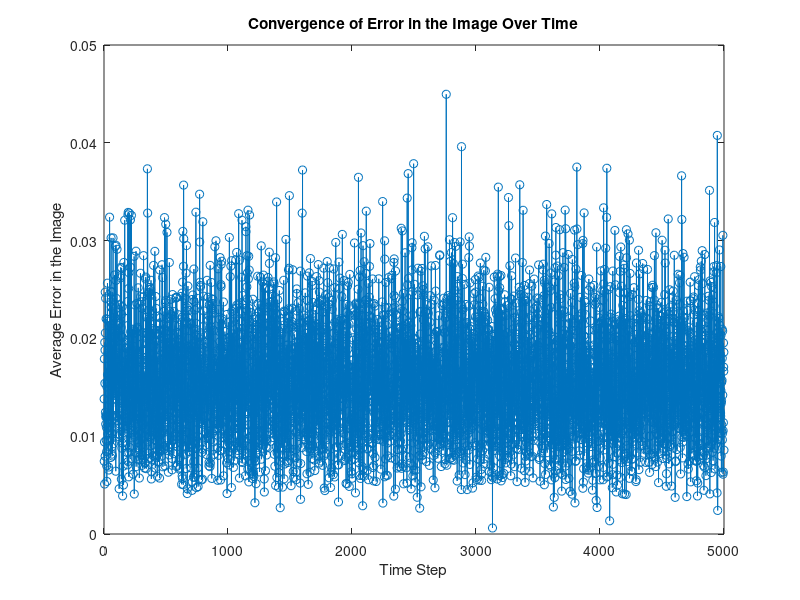

This figure's MATLAB source:
% % Define the original matrix A and create a range of perturbation magnitudes
% A = [1, 2; 3, 4]; % Original matrix
% num_samples = 100; % Number of samples
% num_perturbations = 50; % Number of perturbations
% perturbation_magnitudes = linspace(0, 0.01, num_perturbations); % Vary the perturbation magnitude
% 
% % Initialize arrays to store the results
% average_errors = zeros(1, num_perturbations);
% 
% for i = 1:num_perturbations
%     % Generate the perturbation matrix ΔA as a small random perturbation of A
%     DeltaA = perturbation_magnitudes(i) * randn(size(A));
% 
%     % Create a set of random domain vectors
%     domain_vectors = randn(size(A, 2), num_samples);
% 
%     % Compute the image of A and A + ΔA for each domain vector
%     image_A = A * domain_vectors;
%     image_A_plus_DeltaA = (A + DeltaA) * domain_vectors;
% 
%     % Compute the error in the image for each domain vector
%     error_in_image = image_A - image_A_plus_DeltaA;
% 
%     % Compute the norm (magnitude) of the error vectors
%     error_norms = vecnorm(error_in_image);
% 
%     % Average error over all domain vectors
%     average_errors(i) = mean(error_norms);
% end
% 
% % Create a plot to visualize the convergence of the error
% figure;
% plot(perturbation_magnitudes, average_errors, '-o');
% xlabel('Perturbation Magnitude');
% ylabel('Average Error in the Image');
% title('Convergence of Error in the Image as Perturbation Magnitude Decreases');
% 
% % Optionally, you can save the plot to a file using saveas or print commands
% % saveas(gcf, 'error_convergence_plot.png');
% % print('error_convergence_plot.pdf', '-dpdf');

% Define the original matrix A
A = [1, 1; 1, 1]; % Original matrix
num_samples = 100; % Number of samples
num_steps = 5000; % Number of time steps
perturbation_magnitude = 0.01; % Fixed perturbation magnitude

% Initialize arrays to store the results
time = 1:num_steps;
average_errors = zeros(1, num_steps);

for t = 1:num_steps
    % Generate a small random perturbation matrix ΔA at each time step
    DeltaA = perturbation_magnitude * randn(size(A));
    
    % Create a set of random domain vectors
    domain_vectors = randn(size(A, 2), num_samples);
    
    % Compute the image of A and A + ΔA for each domain vector
    image_A = A * domain_vectors;
    image_A_plus_DeltaA = (A + DeltaA) * domain_vectors;
    
    % Compute the error in the image for each domain vector
    error_in_image = image_A - image_A_plus_DeltaA;
    
    % Compute the norm (magnitude) of the error vectors
    error_norms = vecnorm(error_in_image);
    
    % Average error over all domain vectors
    average_errors(t) = mean(error_norms);
end

% Create a plot to visualize the convergence of the error over time
figure;
plot(time, average_errors, '-o');
xlabel('Time Step');
ylabel('Average Error in the Image');
title('Convergence of Error in the Image Over Time');

% Optionally, you can save the plot to a file using saveas or print commands
% saveas(gcf, 'error_convergence_plot.png');
% print('error_convergence_plot.pdf', '-dpdf');